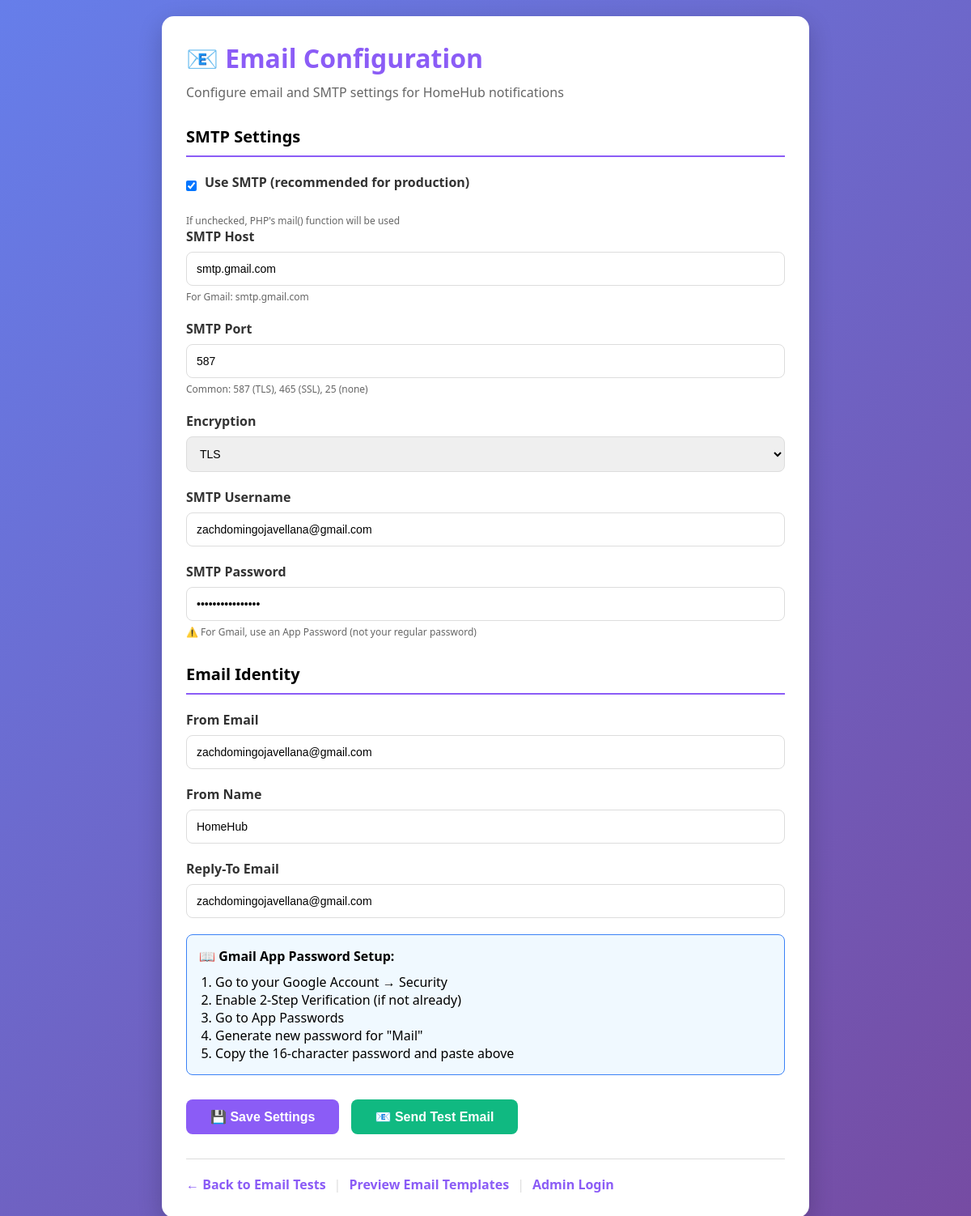
The page /email_settings_simple.php on the database its author committed.
### tables this page shows
CREATE TABLE `email_config` (
  `id` int NOT NULL,
  `smtp_host` varchar(255) DEFAULT 'localhost',
  `smtp_port` int DEFAULT '25',
  `smtp_username` varchar(255) DEFAULT '',
  `smtp_password` varchar(255) DEFAULT '',
  `smtp_encryption` varchar(10) DEFAULT 'none',
  `from_email` varchar(255) DEFAULT 'noreply@homehub.com',
  `from_name` varchar(255) DEFAULT 'HomeHub',
  `reply_to_email` varchar(255) DEFAULT 'support@homehub.com',
  `use_smtp` tinyint(1) DEFAULT '0',
  `updated_at` timestamp NOT NULL DEFAULT CURRENT_TIMESTAMP ON UPDATE CURRENT_TIMESTAMP
);

### email_settings_simple.php (the view, shortened to what this page needs)
<?php
$conn = getDbConnection();
$result = $conn->query("SELECT * FROM email_config WHERE id = 1");
$emailConfig = $result ? $result->fetch_assoc() : null;
?>
<!DOCTYPE html>
<html lang="en">
<head>
</head>
<body>
    <div class="container">
        <h1>📧 Email Configuration</h1>
        <p class="subtitle">Configure email and SMTP settings for HomeHub notifications</p>
        <form method="POST">
            <div class="section-title">SMTP Settings</div>
            <div class="form-group checkbox-group">
                <input type="checkbox" id="use_smtp" name="use_smtp" value="1"
                       <?php echo ($emailConfig['use_smtp'] ?? 0) ? 'checked' : ''; ?>>
                <label for="use_smtp">Use SMTP (recommended for production)</label>
            </div>
            <p class="help-text">If unchecked, PHP's mail() function will be used</p>
            <div class="form-group">
                <label for="smtp_host">SMTP Host</label>
                <input type="text" id="smtp_host" name="smtp_host"
                       value="<?php echo htmlspecialchars($emailConfig['smtp_host'] ?? 'localhost'); ?>"
                       placeholder="smtp.gmail.com">
                <p class="help-text">For Gmail: smtp.gmail.com</p>
            </div>
            <div class="form-group">
                <label for="smtp_port">SMTP Port</label>
                <input type="number" id="smtp_port" name="smtp_port"
                       value="<?php echo htmlspecialchars($emailConfig['smtp_port'] ?? 25); ?>">
                <p class="help-text">Common: 587 (TLS), 465 (SSL), 25 (none)</p>
            </div>
            <div class="form-group">
                <label for="smtp_encryption">Encryption</label>
                <select id="smtp_encryption" name="smtp_encryption">
                    <option value="tls" <?php echo ($emailConfig['smtp_encryption'] ?? '') === 'tls' ? 'selected' : ''; ?>>TLS</option>
                </select>
            </div>
            <div class="form-group">
                <label for="smtp_username">SMTP Username</label>
                <input type="text" id="smtp_username" name="smtp_username"
                       value="<?php echo htmlspecialchars($emailConfig['smtp_username'] ?? ''); ?>"
                       placeholder="your-email@gmail.com">
            </div>
            <div class="form-group">
                <label for="smtp_password">SMTP Password</label>
                <input type="password" id="smtp_password" name="smtp_password"
                       value="<?php echo htmlspecialchars($emailConfig['smtp_password'] ?? ''); ?>"
                       placeholder="Your SMTP password or App Password">
                <p class="help-text">⚠️ For Gmail, use an App Password (not your regular password)</p>
            </div>
            <div class="section-title">Email Identity</div>
            <div class="form-group">
                <label for="from_email">From Email</label>
                <input type="email" id="from_email" name="from_email"
                       value="<?php echo htmlspecialchars($emailConfig['from_email'] ?? 'noreply@homehub.com'); ?>">
            </div>
            <div class="form-group">
                <label for="from_name">From Name</label>
                <input type="text" id="from_name" name="from_name"
                       value="<?php echo htmlspecialchars($emailConfig['from_name'] ?? 'HomeHub'); ?>">
            </div>
            <div class="form-group">
                <label for="reply_to_email">Reply-To Email</label>
                <input type="email" id="reply_to_email" name="reply_to_email"
                       value="<?php echo htmlspecialchars($emailConfig['reply_to_email'] ?? 'support@homehub.com'); ?>">
            </div>
            <div class="info-box">
                <strong>📖 Gmail App Password Setup:</strong>
                <ol style="margin: 10px 0 0 20px;">
                    <li>Go to your Google Account → Security</li>
                    <li>Enable 2-Step Verification (if not already)</li>
                    <li>Go to App Passwords</li>
                    <li>Generate new password for "Mail"</li>
                    <li>Copy the 16-character password and paste above</li>
                </ol>
            </div>
            <div style="margin-top: 30px;">
                <button type="submit" class="btn btn-save">💾 Save Settings</button>
                <button type="button" class="btn btn-test" onclick="testEmail()">📧 Send Test Email</button>
            </div>
        </form>
        <div class="links">
            <a href="test_email_notifications.php">← Back to Email Tests</a>
            <span style="color: #ddd;">|</span>
            <a href="admin/email-preview.php">Preview Email Templates</a>
            <span style="color: #ddd;">|</span>
            <a href="admin/login.php">Admin Login</a>
        </div>
    </div>
</body>
</html>

### email_settings_simple.php (style rules this page uses)
* { margin: 0; padding: 0; box-sizing: border-box; }
body { font-family: 'Segoe UI', Tahoma, Geneva, Verdana, sans-serif; background: linear-gradient(135deg, #667eea 0%, #764ba2 100%); min-height: 100vh; padding: 20px; }
.container { max-width: 800px; margin: 0 auto; background: white; border-radius: 15px; padding: 30px; box-shadow: 0 10px 30px rgba(0,0,0,0.2); }
h1 { color: #8b5cf6; margin-bottom: 10px; }
.subtitle { color: #666; margin-bottom: 30px; }
.form-group { margin-bottom: 20px; }
.form-group label { display: block; margin-bottom: 8px; font-weight: 600; color: #333; }
.form-group input, .form-group select { width: 100%; padding: 12px; border: 1px solid #ddd; border-radius: 8px; font-size: 14px; }
.checkbox-group { display: flex; align-items: center; gap: 10px; }
.checkbox-group input[type="checkbox"] { width: auto; }
.btn { padding: 12px 30px; border: none; border-radius: 8px; font-size: 16px; font-weight: 600; cursor: pointer; transition: all 0.3s ease; }
.btn-save { background: #8b5cf6; color: white; }
.btn-test { background: #10b981; color: white; margin-left: 10px; }
.section-title { font-size: 20px; font-weight: 600; margin: 30px 0 20px 0; padding-bottom: 10px; border-bottom: 2px solid #8b5cf6; }
.help-text { font-size: 12px; color: #666; margin-top: 5px; }
.info-box { background: #f0f9ff; border: 1px solid #3b82f6; border-radius: 8px; padding: 15px; margin: 20px 0; }
.links { margin-top: 30px; padding-top: 20px; border-top: 1px solid #ddd; display: flex; gap: 10px; }
.links a { color: #8b5cf6; text-decoration: none; font-weight: 600; }

### rows shown on the page
email_config: use_smtp "☑", smtp_host "smtp.gmail.com", smtp_port "587", smtp_encryption "TLS", smtp_username "zachdomingojavellana@gmail.com", from_email "zachdomingojavellana@gmail.com", from_name "HomeHub", reply_to_email "zachdomingojavellana@gmail.com"
